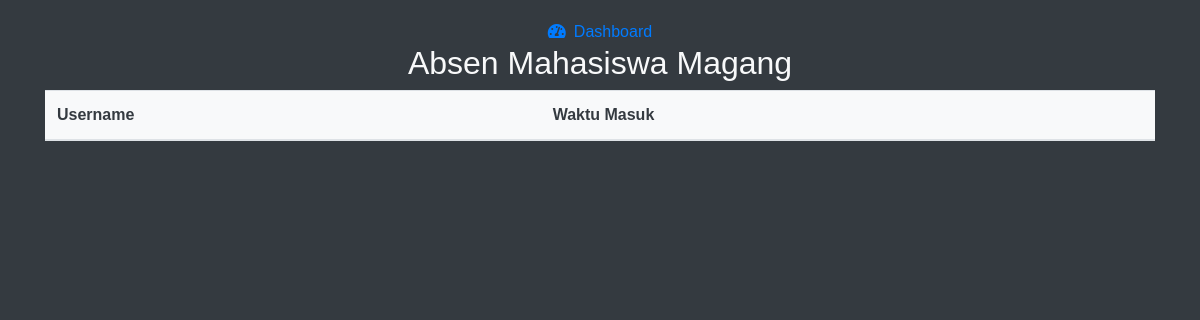
The app's page /tataUsaha/absen-mhs.php (signed in), older data.
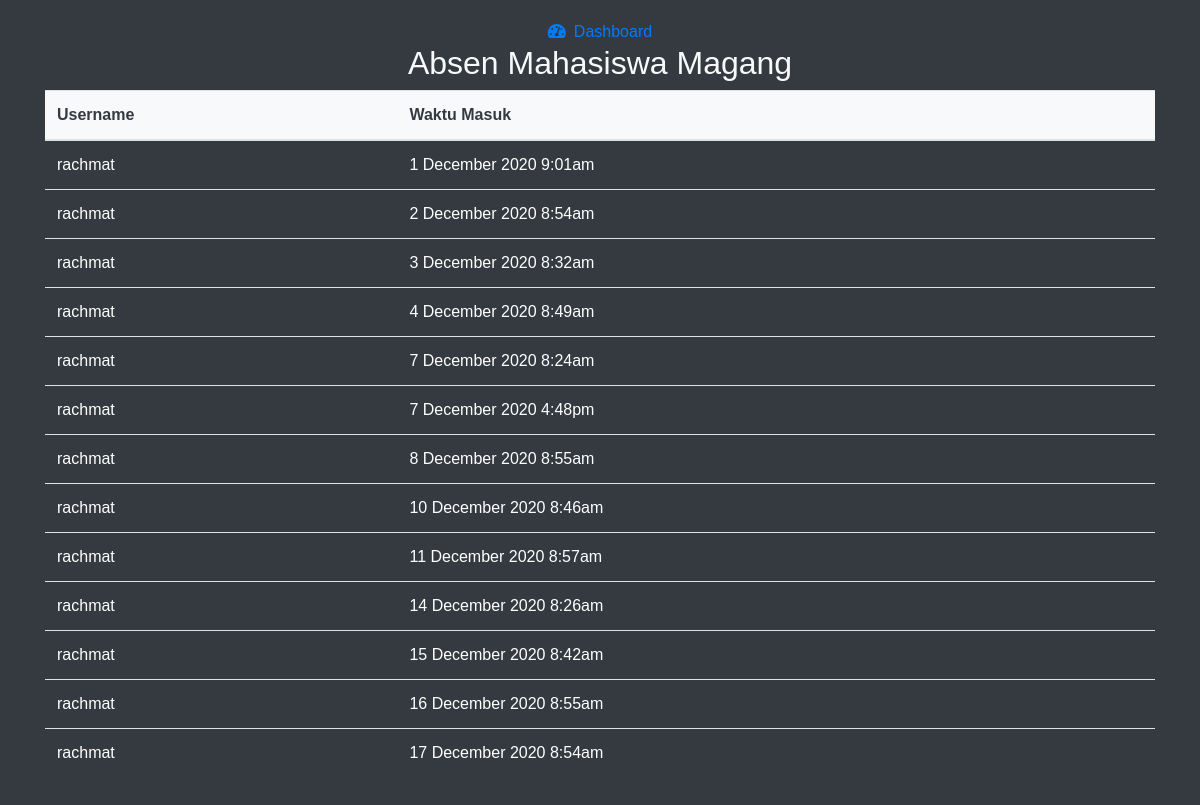
The same page, newer data.
### tables this page shows
CREATE TABLE `history_in` (
  `id_masuk` int(11) NOT NULL,
  `date_masuk` datetime NOT NULL,
  `username` varchar(50) NOT NULL,
  `level_user` enum('mahasiswa','dosen','tata_usaha','') NOT NULL
);

### tataUsaha/absen-mhs.php (the view, shortened to what this page needs)
<?php
    include '../config/config.php';
    $username = $_SESSION['username'];
    $level_mhs = $_SESSION['level'] == 'mahasiswa';
    if($level_mhs){
        $query = mysqli_query($conn, "SELECT * FROM history_in WHERE level_user='mahasiswa' AND username='$username'");
    }
?>
<!DOCTYPE html>
<html lang="en">
<head>
  <link rel="stylesheet" href="../bootstrap/css/bootstrap.min.css">
    <link rel="stylesheet" href="../css/masuk.css">
    <link rel="stylesheet" href="../css/absen-dosen.css">
    <link rel="stylesheet" href="../font-awesome/fa/css/all.css">
    <link rel="stylesheet" href="../datatable/data/css/dataTables.bootstrap4.min.css">
</head>
<body class="bg-dark text-light">
    <div class="container">
        <nav>
            <a href="dashboard.php"><i class="fas fa-tachometer-alt mr-2"></i>Dashboard</a>
        </nav>
        <div class="title">
            <h2>Absen Mahasiswa Magang</h2>
        </div>
        <div class="table-responsive" style="width: 100%;">
            <table class="table" id="data" style="text-align: left;">
                <thead>
                    <tr class="bg-light text-dark">
                        <th>Username</th>
                        <th>Waktu Masuk</th>
                    </tr>
                </thead>
                <tbody>
                    <?php foreach ($query as $data): ?>
                    <tr class="text-white">
                        <td><?= $data['username']; ?></td>
                        <td>
                            <?php
                                $date = date_create($data['date_masuk']);
                        ?>
                            <?= date_format($date, 'j F Y g:ia'); ?>
                        </td>
                    </tr>
                    <?php endforeach; ?>
                </tbody>
            </table>
        </div>
    </div>
</body>
</html>

### css/masuk.css (style rules this page uses)
body { margin: 0; padding: 0; font-family: Arial, Helvetica, sans-serif; text-align: center; }

### css/absen-dosen.css (style rules this page uses)
body { padding: 20px; }

Row changes from the older to the newer data that the page shows:
added history_in: username "rachmat", date_masuk "1 December 2020 9:01am"
added history_in: username "rachmat", date_masuk "2 December 2020 8:54am"
added history_in: username "rachmat", date_masuk "3 December 2020 8:32am"
added history_in: username "rachmat", date_masuk "4 December 2020 8:49am"
added history_in: username "rachmat", date_masuk "7 December 2020 8:24am"
added history_in: username "rachmat", date_masuk "7 December 2020 4:48pm"
added history_in: username "rachmat", date_masuk "8 December 2020 8:55am"
added history_in: username "rachmat", date_masuk "10 December 2020 8:46am"
added history_in: username "rachmat", date_masuk "11 December 2020 8:57am"
added history_in: username "rachmat", date_masuk "14 December 2020 8:26am"
added history_in: username "rachmat", date_masuk "15 December 2020 8:42am"
added history_in: username "rachmat", date_masuk "16 December 2020 8:55am"
added history_in: username "rachmat", date_masuk "17 December 2020 8:54am"
